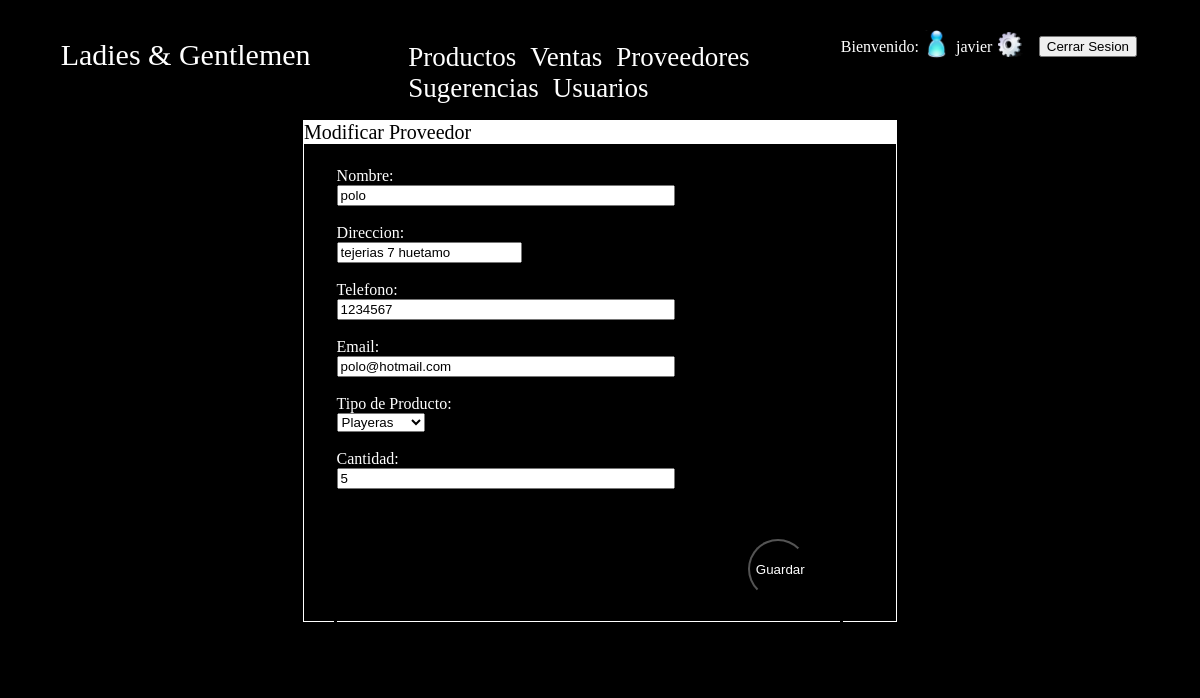
Page /Paginas/Admin/modproveedores.php?ID=1&me=1 (signed in) on the committed database.
### tables this page shows
CREATE TABLE `proveedores` (
  `IdProveedor` int(11) NOT NULL AUTO_INCREMENT,
  `nombre` varchar(40) NOT NULL,
  `direccion` varchar(150) NOT NULL,
  `telefono` varchar(20) NOT NULL,
  `email` varchar(150) NOT NULL,
  `tipoproducto` varchar(30) NOT NULL,
  `cantidad` int(7) NOT NULL,
  PRIMARY KEY (`IdProveedor`)
);

### Paginas/Admin/modproveedores.php (the view, shortened to what this page needs)
<!DOCTYPE html>
<html>
   <head>
      <link rel="stylesheet" href="../../Estilos/estiloHome.css">
      <link rel="stylesheet" href="../../Estilos/estiloAdmin.css">
   </head>
   <body>
      <section id="seccion1">
         <p id="titulo">Ladies & Gentlemen</p>
         <br>
      </section>
      <section id="seccion2">
         <nav>
            <br>
            <ul id="menu">
               <li class="opcionmenu" ><a href="productos.php">Productos</a></li>
               <li class="opcionmenu" ><a href="ventas.php">Ventas</a></li>
               <li class="opcionmenu" ><a href="proveedores.php">Proveedores</a></li>
               <li class="opcionmenu" ><a href="sugerencias.php">Sugerencias</a></li>
               <li class="opcionmenu" ><a href="usuario.php">Usuarios</a></li>
            </ul>
         </nav>
      </section>
  <form action="../procesar/login.php" method="post">
<table  class="tabla">
             <tr>
               <td>Bienvenido:</td>
               <td><img alt="usuario" width="25" src="../../Imagenes/usuario.png"></td>
    <?php
    $nickname=$_SESSION['usuario'];
    echo "<td>$nickname</td>"; ?>
                <td><a href="modusuario.php"><img alt="config" width="25" src="../../Imagenes/config.png"></a></td> &emsp13;
               <td> &emsp13; <button name="sesion" value="1">Cerrar Sesion</button></td>
               </tr>
               </table>
</form>
      <center>
         <div id="regProveedores" class="reg">
          <form id="formularioModificacion" method="POST" enctype="multipart/form-data" action="../procesar/modificar.php">
       <?php
       $idgeneral=$_GET['ID'];
       ?>
       <?php
       $conexion=mysqli_connect(config::$servidor,config::$usuario,config::$password,config::$baseDeDatos);
       $consulta=mysqli_query($conexion,"SELECT * FROM proveedores where IdProveedor='$idgeneral'");
       while($fila=mysqli_fetch_array($consulta)){
        $nombre=$fila[1];
        $direccion=$fila[2];
        $telefono=$fila[3];
        $email=$fila[4];
        $cantidad=$fila[6];
       }
       echo "
               <p>Modificar Proveedor</p>
               <div class='cajausuario'>
                  Nombre: <br>
                  <input class='caja' type=text name='nombre' id='nombre' maxlength='40' placeholder='Nombre  Apellido Paterno  Apellido Materno' value='$nombre' onkeypress='return sololetrasconespacios(event)' onpaste='return false'><br><br>
                  Direccion: <br>
                  <input class'caja' type=text name='direccion' id='direccion' maxlength='' placeholder='Direccion' value='$direccion' onkeypress='return direccion(event)' onpaste='return false'><br><br>
                  Telefono: <br>
                  <input class='caja' type=text name='tel' id='tel' maxlength='150' placeholder'Telefono' value='$telefono' onkeypress='return solonumeros(event)' onpaste='return false'><br><br>
                  Email: <br>
                  <input class='caja' type=text name='email' id='email' maxlength='150' placeholder='ejemplo@example.com' value='$email' onkeypress='return email(event)' onpaste='return false'><br><br>
                  Tipo de Producto:<br>"
                  ?>
                  <?php
                  $opcion1='';
                   $opcion2='';
                   $opcion3='';
                   $opcion4='';
                   $opcion5='';
                   $opcion6='';
                   $opcion7='';
                   $opcion8='';
                   $opcion9='';
                  ?>
                  <?php
                  echo"<select name='tipoproducto' id='tipoproducto' value='tipoproducto'>
                     <option $opcion1>Playeras</option>
                     <option $opcion2>Blusas</option>
                     <option $opcion3>Jeans</option>
                     <option $opcion4>Pantalon</option>
                     <option $opcion5>Vestidos</option>
                     <option $opcion6>Camisas</option>
                     <option $opcion7>Faldas</option>
                     <option $opcion8>Short</option>
                     <option $opcion9>Accesorios</option>
                  </select>
                  <br><br>
                  Cantidad:<br>
                  <input class='caja' type=text name='cantidad' id='cantidad' maxlength='' placeholder='cantidad' value='$cantidad' onkeypress='return solonumeros(event)' onpaste='return false'><br><br>
                  <section class='contenedorbtn'>
                  <button class='btnguardar'>Guardar</button>
               </section>
               </div>"
               ?>
            </form>
         </div>
      </center>
   </body>
</html>

### Estilos/estiloHome.css (style rules this page uses)
body { background-color: black; color: white; }
#seccion1 { float: left; width: 30%; }
#seccion2 { float: left; width: 40%; }
#titulo { text-align: center; font-size: 30px; font-family: Vivaldi; }
.opcionmenu { display: inline; padding: 5px; font-family: Kunstler Script; font-size: 27px; }
.opcionmenu a { text-decoration:none; color:white; }
div { clear: both; }

### Estilos/estiloAdmin.css (style rules this page uses)
div { width: 85%; height: 500px; border:solid white 1px; margin-top: 0%; //background: red; }
form p { width: 100%; float: left; background-color: white; color: black; margin-top: 0px; font-size: 20px; }
form { text-align: left; }
.cajausuario { text-align: left; float: left; margin-left: 5%; border: solid black; }
.caja { width: 330px; }
#regProductos, #regProveedores, #regSugerencia, #regUsuario, #regVenta { width: 50%; height: 500px; display: block; }
.reg { width: 50%; }
.btnguardar { float: right; margin: 2em; border-radius: 50%; color: white; background-color: black; width: 60px; height: 60px; margin:0px; }
.contenedorbtn { float: right; margin: 2em; width: 60px; height: 60px; border-radius: 50%; overflow: visible; box-shadow: 0px 0px 0px 20px rgba(255,255,255, 0); transition: box-shadow 0.4s; }
table { text-align: center; //border-collapse: collapse; }
table td { border: solid 1px white; }
.tabla td { border: solid 1px black; }

### rows in the picture
proveedores: nombre "polo", direccion "tejerias 7 huetamo", tel "1234567", email "polo@hotmail.com", cantidad "5"

### other values in the picture
$nickname "javier"
